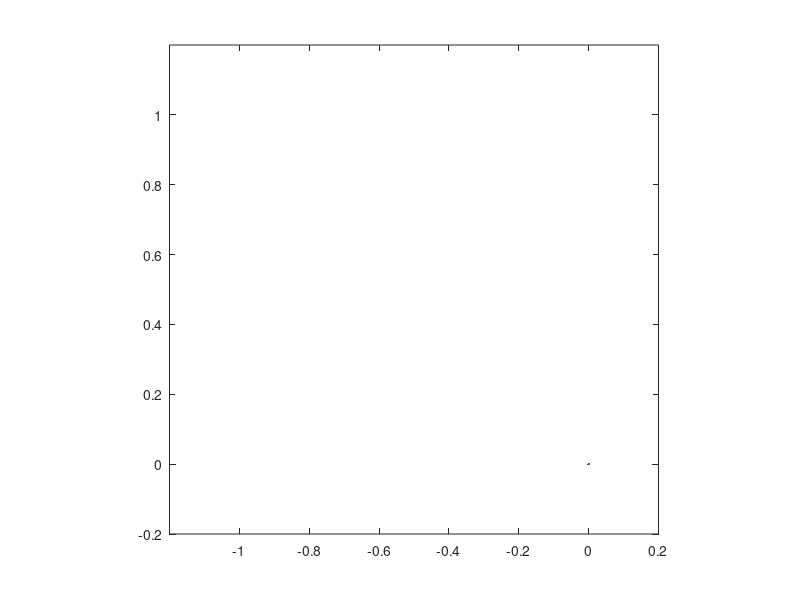

Recreate this plot in MATLAB. (Note: this script raises an error after producing the figure.)
% Clear everything and set up plot.
clc; clf; clear;
figure(1);
hold off;
plot(0, 0);
hold on;

% Declare variables.
xstart = -1;
ystart = 1;
yawstart = 0;
xend = 0;
yend = 0;
yawend = 0;
step = 0.2;
time = 10;
maxu = 5;
maxw = 5;
circlesize = 0.02;
if xstart > xend
    if ystart > yend
        axis([xend-step xstart+step yend-step ystart+step]);
    else
        axis([xend-step xstart+step ystart-step yend+step]);
    end
else
    if ystart > yend
        axis([xstart-step xend+step yend-step ystart+step]);
    else
        axis([xstart-step xend+step ystart-step yend+step]);
    end
end
axis equal;

% Parameters.
% Note that the gamma, h and k parameters are passed to f3 below as part
% of y only so that they don't have to be set again in the f3 function
% and can be modified here only.
gamma = 1;
h = 1;
k = 6;

% Calculate the initial errors for position and heading.
[e, theta, a] = CalcETA(xstart-xend, ystart-yend, yawstart-yawend);

% Simulate the kinematics for the trajectory to get the state variables
% through time. The state variables are:
% y(1) = e, y(2) = alpha and y(3) = theta.
[t, y] = ode45(@f3, [0 time], [e a theta gamma h k]);

% Set up vectors to hold x and y positions, yaw speed and velocity of robot.
xpos = zeros(1,length(t));
ypos = zeros(1,length(t));
w = zeros(1,length(t));
u = zeros(1,length(t));
Vdot = zeros(1,length(t));

% At each time step calculate the forward velocity and angular rate commands
% to issue to the robot. Note that Vdot should be <= 0 is a sanity check.
for i = 1:length(t)
    xpos(i) = sqrt(y(i,1)^2 * (cos(y(i,3))^2));
    ypos(i) = xpos(i) * tan(y(i,3));
    u(i) = gamma * cos(y(i,2)) * y(i,1);
    if abs(u(i)) > maxu
        u(i) = sign(u(i)) * maxu;
    end
    w(i) = k * y(i,2) + gamma * (cos(y(i,2)) * ...
        sin(y(i,2)) / y(i,2)) * (y(i,2) + h * y(i,3));
    if abs(w(i)) > maxw
        w(i) = sign(w(i)) * maxw;
    end
    Vdot = -e * u * cos(y(i,2)) + y(i,2) * ...
        (-w(i) + u(i) * sin(y(i,2)) / y(i,2) * ...
        (y(i,2) + h * theta) / y(i,1));
end

% Plot the trajectory to go from the start to the goal.
plot(ypos, xpos, 'r');
[latc, lonc] = scircle1(xstart, ystart, circlesize);
plot(latc, lonc, 'b');
[latc, lonc] = scircle1(xend, yend, circlesize);
plot(latc, lonc, 'b');
hold off;

% Plot x and y position versus time.
figure(2);
plot(t, xpos, 'r', t, ypos, 'b-.');
legend('X', 'Y', 'Location', 'Best');

% Plot the calculated input controls versus time.
figure(3);
plot(t, w, 'r', t, u, 'b-.');
legend('w', 'u', 'Location', 'Best');

% Plot the derivative of the Lyapunov function versus time. This should be
% negative.
figure(4);
plot(t, Vdot, 'r');
legend('Vdot', 'Location', 'Best');
